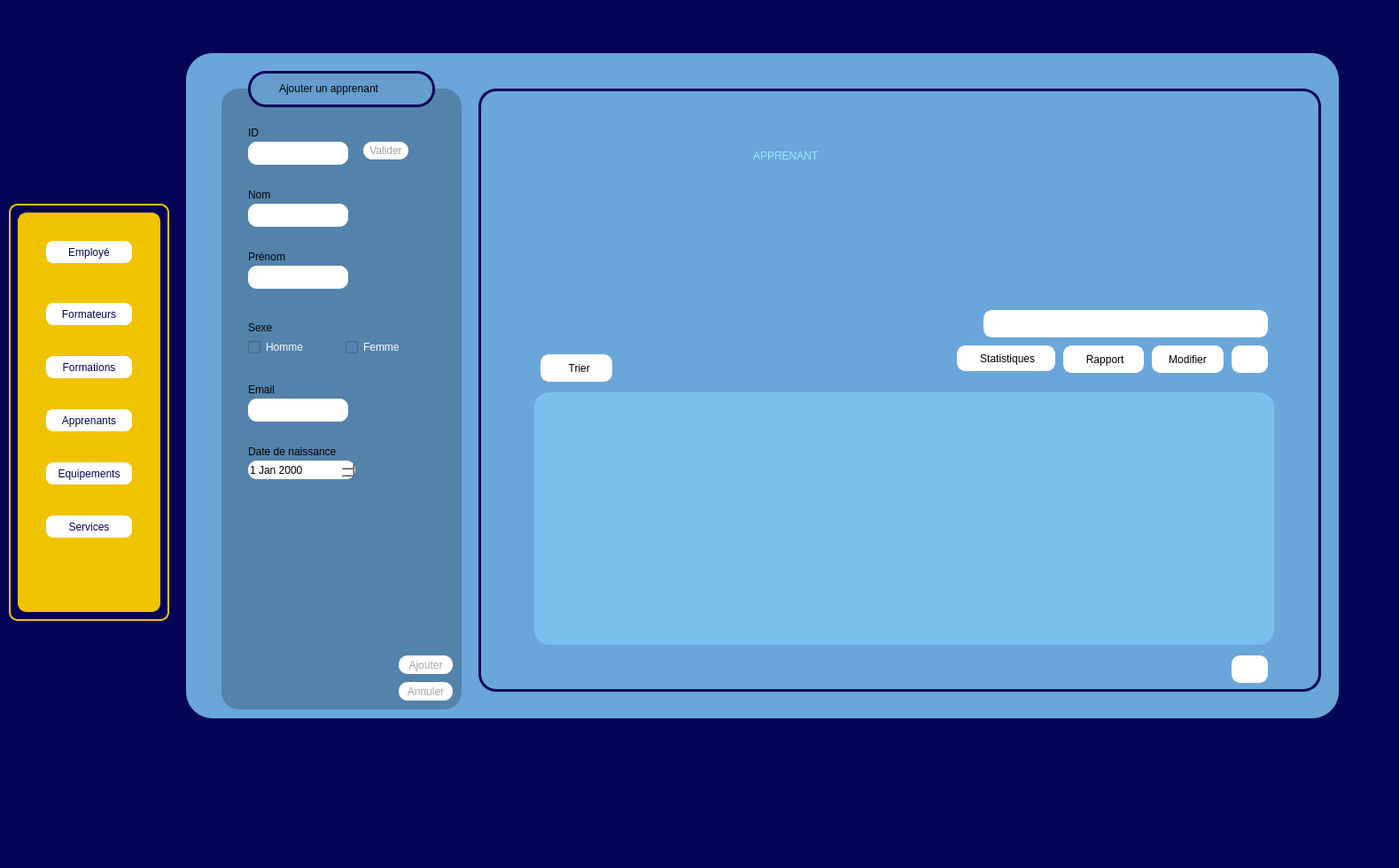
<?xml version="1.0" encoding="UTF-8"?>
<ui version="4.0">
 <class>apprenant</class>
 <widget class="QWidget" name="apprenant">
  <property name="geometry">
   <rect>
    <x>0</x>
    <y>0</y>
    <width>1579</width>
    <height>980</height>
   </rect>
  </property>
  <property name="windowTitle">
   <string>Form</string>
  </property>
  <property name="styleSheet">
   <string notr="true">background-color: rgb(4, 4, 87);</string>
  </property>
  <widget class="QFrame" name="frame_5">
   <property name="geometry">
    <rect>
     <x>10</x>
     <y>230</y>
     <width>181</width>
     <height>471</height>
    </rect>
   </property>
   <property name="styleSheet">
    <string notr="true">
background-color: rgb(240, 195, 0);
border-radius:10px;
border: 2px solid #f0c300;
background-color: rgb(4, 4, 87);</string>
   </property>
   <property name="frameShape">
    <enum>QFrame::Shape::StyledPanel</enum>
   </property>
   <property name="frameShadow">
    <enum>QFrame::Shadow::Raised</enum>
   </property>
   <widget class="QFrame" name="frame_2">
    <property name="geometry">
     <rect>
      <x>10</x>
      <y>10</y>
      <width>161</width>
      <height>451</height>
     </rect>
    </property>
    <property name="styleSheet">
     <string notr="true">
background-color: rgb(240, 195, 0);
border-radius:10px;</string>
    </property>
    <property name="frameShape">
     <enum>QFrame::Shape::StyledPanel</enum>
    </property>
    <property name="frameShadow">
     <enum>QFrame::Shadow::Raised</enum>
    </property>
    <widget class="QPushButton" name="pushButton_21">
     <property name="geometry">
      <rect>
       <x>30</x>
       <y>160</y>
       <width>101</width>
       <height>29</height>
      </rect>
     </property>
     <property name="styleSheet">
      <string notr="true">QPushButton{
	font: 700 9pt &quot;Rockwell&quot;;
background-color: rgb(255, 255, 255);
	color: rgb(4, 4, 87);
	border-radius:10px;
	font: 700 8pt &quot;Rockwell&quot;;
}
QPushButton:hover{
	background-color: rgb(236, 236, 236);
	color: #000000;
	border: 1px solid #ffffff;
	border-radius:5px;
}</string>
     </property>
     <property name="text">
      <string>Formations</string>
     </property>
    </widget>
    <widget class="QPushButton" name="pushButton_22">
     <property name="geometry">
      <rect>
       <x>30</x>
       <y>280</y>
       <width>101</width>
       <height>29</height>
      </rect>
     </property>
     <property name="styleSheet">
      <string notr="true">QPushButton{
	font: 700 9pt &quot;Rockwell&quot;;
background-color: rgb(255, 255, 255);
	color: rgb(4, 4, 87);
	border-radius:10px;
	font: 700 8pt &quot;Rockwell&quot;;
}
QPushButton:hover{
	background-color: rgb(236, 236, 236);
	color: #000000;
	border: 1px solid #ffffff;
	border-radius:5px;
}</string>
     </property>
     <property name="text">
      <string>Equipements</string>
     </property>
    </widget>
    <widget class="QPushButton" name="pushButton_23">
     <property name="geometry">
      <rect>
       <x>30</x>
       <y>340</y>
       <width>101</width>
       <height>29</height>
      </rect>
     </property>
     <property name="styleSheet">
      <string notr="true">QPushButton{
	font: 700 9pt &quot;Rockwell&quot;;
background-color: rgb(255, 255, 255);
	color: rgb(4, 4, 87);
	border-radius:10px;
	font: 700 8pt &quot;Rockwell&quot;;
}
QPushButton:hover{
	background-color: rgb(236, 236, 236);
	color: #000000;
	border: 1px solid #ffffff;
	border-radius:5px;
}</string>
     </property>
     <property name="text">
      <string>Services</string>
     </property>
    </widget>
    <widget class="QPushButton" name="pushButton_24">
     <property name="geometry">
      <rect>
       <x>30</x>
       <y>100</y>
       <width>101</width>
       <height>29</height>
      </rect>
     </property>
     <property name="styleSheet">
      <string notr="true">QPushButton{
	font: 700 9pt &quot;Rockwell&quot;;
background-color: rgb(255, 255, 255);
	color: rgb(4, 4, 87);
	border-radius:10px;
	font: 700 8pt &quot;Rockwell&quot;;
}
QPushButton:hover{
	background-color: rgb(236, 236, 236);
	color: #000000;
	border: 1px solid #ffffff;
	border-radius:5px;
}</string>
     </property>
     <property name="text">
      <string>Formateurs</string>
     </property>
    </widget>
    <widget class="QPushButton" name="pushButton_25">
     <property name="geometry">
      <rect>
       <x>30</x>
       <y>30</y>
       <width>101</width>
       <height>29</height>
      </rect>
     </property>
     <property name="styleSheet">
      <string notr="true">QPushButton{

	font: 700 9pt &quot;Rockwell&quot;;
background-color: rgb(255, 255, 255);
	color: rgb(4, 4, 87);
	border-radius:10px;
	font: 700 8pt &quot;Rockwell&quot;;
}
QPushButton:hover{
	background-color: rgb(233, 233, 233);
	color: #000000;
	border: 1px solid #ffffff;
	border-radius:5px;
}</string>
     </property>
     <property name="text">
      <string>Employé</string>
     </property>
    </widget>
    <widget class="QPushButton" name="pushButton_15">
     <property name="geometry">
      <rect>
       <x>30</x>
       <y>220</y>
       <width>101</width>
       <height>29</height>
      </rect>
     </property>
     <property name="styleSheet">
      <string notr="true">QPushButton{
	font: 700 9pt &quot;Rockwell&quot;;
background-color: rgb(255, 255, 255);
	color: rgb(4, 4, 87);
	border-radius:10px;
	font: 700 8pt &quot;Rockwell&quot;;
}
QPushButton:hover{
	background-color: rgb(236, 236, 236);
	color: #000000;
	border: 1px solid #ffffff;
	border-radius:5px;
}</string>
     </property>
     <property name="text">
      <string>Apprenants</string>
     </property>
    </widget>
   </widget>
  </widget>
  <widget class="QWidget" name="Formateur" native="true">
   <property name="geometry">
    <rect>
     <x>210</x>
     <y>60</y>
     <width>1301</width>
     <height>751</height>
    </rect>
   </property>
   <property name="maximumSize">
    <size>
     <width>2000</width>
     <height>2000</height>
    </size>
   </property>
   <property name="baseSize">
    <size>
     <width>1000</width>
     <height>1000</height>
    </size>
   </property>
   <property name="mouseTracking">
    <bool>false</bool>
   </property>
   <property name="tabletTracking">
    <bool>false</bool>
   </property>
   <property name="autoFillBackground">
    <bool>false</bool>
   </property>
   <property name="styleSheet">
    <string notr="true">background-color: rgb(106, 166, 218);

border-radius:30px;</string>
   </property>
   <widget class="QFrame" name="frame_6">
    <property name="geometry">
     <rect>
      <x>40</x>
      <y>40</y>
      <width>271</width>
      <height>701</height>
     </rect>
    </property>
    <property name="styleSheet">
     <string notr="true">background-color: rgb(58, 196, 255);
background-color: rgb(83, 130, 171);
border-radius:20px;

</string>
    </property>
    <property name="frameShape">
     <enum>QFrame::Shape::StyledPanel</enum>
    </property>
    <property name="frameShadow">
     <enum>QFrame::Shadow::Raised</enum>
    </property>
    <widget class="QLineEdit" name="lineEdit_cin_3">
     <property name="geometry">
      <rect>
       <x>30</x>
       <y>60</y>
       <width>113</width>
       <height>26</height>
      </rect>
     </property>
     <property name="styleSheet">
      <string notr="true">background-color: rgb(255, 255, 255);
color: rgb(0, 0, 0);
color: rgb(0, 0, 0);
border-radius:10px;
</string>
     </property>
     <property name="maxLength">
      <number>8</number>
     </property>
    </widget>
    <widget class="QLabel" name="label_contact_3">
     <property name="geometry">
      <rect>
       <x>30</x>
       <y>330</y>
       <width>71</width>
       <height>20</height>
      </rect>
     </property>
     <property name="text">
      <string>Email</string>
     </property>
    </widget>
    <widget class="QLineEdit" name="lineEdit_contact_3">
     <property name="geometry">
      <rect>
       <x>30</x>
       <y>350</y>
       <width>113</width>
       <height>26</height>
      </rect>
     </property>
     <property name="styleSheet">
      <string notr="true">background-color: rgb(255, 255, 255);
color: rgb(0, 0, 0);
border-radius:10px;</string>
     </property>
    </widget>
    <widget class="QLabel" name="label_prenom_4">
     <property name="geometry">
      <rect>
       <x>30</x>
       <y>180</y>
       <width>63</width>
       <height>20</height>
      </rect>
     </property>
     <property name="text">
      <string>Prénom</string>
     </property>
    </widget>
    <widget class="QLineEdit" name="lineEdit_nom_3">
     <property name="geometry">
      <rect>
       <x>30</x>
       <y>130</y>
       <width>113</width>
       <height>26</height>
      </rect>
     </property>
     <property name="styleSheet">
      <string notr="true">background-color: rgb(255, 255, 255);
color: rgb(0, 0, 0);
border-radius:10px;</string>
     </property>
     <property name="maxLength">
      <number>20</number>
     </property>
    </widget>
    <widget class="QLineEdit" name="lineEdit_prenom_3">
     <property name="geometry">
      <rect>
       <x>30</x>
       <y>200</y>
       <width>113</width>
       <height>26</height>
      </rect>
     </property>
     <property name="styleSheet">
      <string notr="true">background-color: rgb(255, 255, 255);
color: rgb(0, 0, 0);
border-radius:10px;</string>
     </property>
    </widget>
    <widget class="QPushButton" name="pushButton_cin_3">
     <property name="geometry">
      <rect>
       <x>160</x>
       <y>60</y>
       <width>51</width>
       <height>20</height>
      </rect>
     </property>
     <property name="styleSheet">
      <string notr="true">QPushButton{
background-color: rgb(255, 255, 255);
color: rgb(162, 162, 162);
border-radius:10px;
}
QPushButton:hover{
	background-color: rgb(162, 162, 162);
	color: rgb(255, 255, 255);
}



</string>
     </property>
     <property name="text">
      <string>Valider</string>
     </property>
    </widget>
    <widget class="QLabel" name="label_cin_4">
     <property name="geometry">
      <rect>
       <x>30</x>
       <y>40</y>
       <width>31</width>
       <height>20</height>
      </rect>
     </property>
     <property name="text">
      <string>ID</string>
     </property>
    </widget>
    <widget class="QLabel" name="label_cin_5">
     <property name="geometry">
      <rect>
       <x>30</x>
       <y>110</y>
       <width>41</width>
       <height>20</height>
      </rect>
     </property>
     <property name="text">
      <string>Nom</string>
     </property>
    </widget>
    <widget class="QDateEdit" name="dateEdit_embauche_3">
     <property name="geometry">
      <rect>
       <x>30</x>
       <y>420</y>
       <width>121</width>
       <height>21</height>
      </rect>
     </property>
     <property name="styleSheet">
      <string notr="true">background-color: rgb(255, 255, 255);
color: rgb(0, 0, 0);
border-radius:10px;</string>
     </property>
    </widget>
    <widget class="QLabel" name="label_embauhe_4">
     <property name="geometry">
      <rect>
       <x>30</x>
       <y>400</y>
       <width>131</width>
       <height>20</height>
      </rect>
     </property>
     <property name="text">
      <string>Date de naissance</string>
     </property>
    </widget>
    <widget class="QCheckBox" name="checkBox_3">
     <property name="geometry">
      <rect>
       <x>30</x>
       <y>280</y>
       <width>91</width>
       <height>24</height>
      </rect>
     </property>
     <property name="styleSheet">
      <string notr="true">background-color: rgb(83, 130, 171);
border-color: rgb(255, 255, 255);
color: rgb(255, 255, 255);</string>
     </property>
     <property name="text">
      <string>Homme</string>
     </property>
    </widget>
    <widget class="QCheckBox" name="checkBox_4">
     <property name="geometry">
      <rect>
       <x>140</x>
       <y>280</y>
       <width>91</width>
       <height>24</height>
      </rect>
     </property>
     <property name="styleSheet">
      <string notr="true">color: rgb(255, 255, 255);</string>
     </property>
     <property name="text">
      <string>Femme</string>
     </property>
    </widget>
    <widget class="QLabel" name="label_prenom_5">
     <property name="geometry">
      <rect>
       <x>30</x>
       <y>260</y>
       <width>63</width>
       <height>20</height>
      </rect>
     </property>
     <property name="text">
      <string>Sexe</string>
     </property>
    </widget>
    <widget class="QPushButton" name="pushButton_ANNULER_3">
     <property name="geometry">
      <rect>
       <x>200</x>
       <y>670</y>
       <width>61</width>
       <height>21</height>
      </rect>
     </property>
     <property name="styleSheet">
      <string notr="true">QPushButton{
background-color: rgb(255, 255, 255);
color: rgb(162, 162, 162);
border-radius:10px;
}
QPushButton:hover{
	background-color: rgb(162, 162, 162);
	color: rgb(255, 255, 255);
}



</string>
     </property>
     <property name="text">
      <string>Annuler</string>
     </property>
    </widget>
    <widget class="QPushButton" name="pushButton_AJOUTER_3">
     <property name="geometry">
      <rect>
       <x>200</x>
       <y>640</y>
       <width>61</width>
       <height>21</height>
      </rect>
     </property>
     <property name="styleSheet">
      <string notr="true">QPushButton{
background-color: rgb(255, 255, 255);
color: rgb(162, 162, 162);
border-radius:10px;
}
QPushButton:hover{
	background-color: rgb(162, 162, 162);
	color: rgb(255, 255, 255);
}




</string>
     </property>
     <property name="text">
      <string>Ajouter</string>
     </property>
    </widget>
   </widget>
   <widget class="QFrame" name="frame_7">
    <property name="geometry">
     <rect>
      <x>70</x>
      <y>20</y>
      <width>211</width>
      <height>41</height>
     </rect>
    </property>
    <property name="styleSheet">
     <string notr="true">background-color: rgb(100, 157, 206);
border: 3px solid #040457;
border-radius:20px;</string>
    </property>
    <property name="frameShape">
     <enum>QFrame::Shape::StyledPanel</enum>
    </property>
    <property name="frameShadow">
     <enum>QFrame::Shadow::Raised</enum>
    </property>
    <widget class="QLabel" name="label_embauhe_5">
     <property name="geometry">
      <rect>
       <x>30</x>
       <y>10</y>
       <width>161</width>
       <height>20</height>
      </rect>
     </property>
     <property name="styleSheet">
      <string notr="true">background-color: rgb(100, 157, 206);
border: 2px solid #649dce;
</string>
     </property>
     <property name="text">
      <string>Ajouter un apprenant</string>
     </property>
    </widget>
   </widget>
   <widget class="QFrame" name="frame_8">
    <property name="geometry">
     <rect>
      <x>330</x>
      <y>40</y>
      <width>951</width>
      <height>681</height>
     </rect>
    </property>
    <property name="styleSheet">
     <string notr="true">border: 3px solid #040457;
border-radius:20px;
</string>
    </property>
    <property name="frameShape">
     <enum>QFrame::Shape::StyledPanel</enum>
    </property>
    <property name="frameShadow">
     <enum>QFrame::Shadow::Raised</enum>
    </property>
    <widget class="QLineEdit" name="lineEdit_RECHERCHE_2">
     <property name="geometry">
      <rect>
       <x>570</x>
       <y>250</y>
       <width>321</width>
       <height>31</height>
      </rect>
     </property>
     <property name="styleSheet">
      <string notr="true">background-color: rgb(255, 255, 255);
border-radius:10px;
border: 3px solid #ffffff;
color: rgb(162, 162, 162);</string>
     </property>
     <property name="text">
      <string/>
     </property>
    </widget>
    <widget class="QPushButton" name="pushButton_17">
     <property name="geometry">
      <rect>
       <x>760</x>
       <y>290</y>
       <width>81</width>
       <height>31</height>
      </rect>
     </property>
     <property name="styleSheet">
      <string notr="true">QPushButton{
color: rgb(0, 0, 0);
background-color: rgb(255, 255, 255);
border-radius:10px;
border: 3px solid #ffffff;
}
QPushButton:hover{
	background-color: rgb(220, 220, 220);
	color: rgb(90, 90, 90);

	border-radius:10px;
}
</string>
     </property>
     <property name="text">
      <string>Modifier</string>
     </property>
    </widget>
    <widget class="QPushButton" name="pushButton_18">
     <property name="geometry">
      <rect>
       <x>850</x>
       <y>290</y>
       <width>41</width>
       <height>31</height>
      </rect>
     </property>
     <property name="styleSheet">
      <string notr="true">QPushButton{
background-color: rgb(255, 255, 255);
border-radius:10px;
border: 3px solid #ffffff;
}
QPushButton:hover{
	background-color: rgb(220, 220, 220);
	color: rgb(90, 90, 90);

	border-radius:10px;
}
</string>
     </property>
     <property name="text">
      <string/>
     </property>
     <property name="icon">
      <iconset resource="image.qrc">
       <normaloff>:/img/poubelle.png</normaloff>:/img/poubelle.png</iconset>
     </property>
    </widget>
    <widget class="QPushButton" name="pushButton_19">
     <property name="geometry">
      <rect>
       <x>70</x>
       <y>300</y>
       <width>81</width>
       <height>31</height>
      </rect>
     </property>
     <property name="styleSheet">
      <string notr="true">QPushButton{
	color: rgb(0, 0, 0);
background-color: rgb(255, 255, 255);
border-radius:10px;
border: 3px solid #ffffff;
}
QPushButton:hover{
	background-color: rgb(220, 220, 220);
	color: rgb(90, 90, 90);

	border-radius:10px;
}
</string>
     </property>
     <property name="text">
      <string>  Trier</string>
     </property>
     <property name="icon">
      <iconset resource="image.qrc">
       <normaloff>:/img/trie.png</normaloff>:/img/trie.png</iconset>
     </property>
     <property name="autoRepeatInterval">
      <number>97</number>
     </property>
    </widget>
    <widget class="QPushButton" name="pushButton_20">
     <property name="geometry">
      <rect>
       <x>850</x>
       <y>640</y>
       <width>41</width>
       <height>31</height>
      </rect>
     </property>
     <property name="styleSheet">
      <string notr="true">QPushButton{
background-color: rgb(255, 255, 255);
border-radius:10px;
border: 3px solid #ffffff;
}
QPushButton:hover{
	background-color: rgb(220, 220, 220);
	color: rgb(90, 90, 90);

	border-radius:10px;
}
</string>
     </property>
     <property name="text">
      <string/>
     </property>
     <property name="icon">
      <iconset resource="image.qrc">
       <normaloff>:/img/download.png</normaloff>:/img/download.png</iconset>
     </property>
    </widget>
    <widget class="QPushButton" name="pushButton_stat_2">
     <property name="geometry">
      <rect>
       <x>660</x>
       <y>290</y>
       <width>91</width>
       <height>31</height>
      </rect>
     </property>
     <property name="styleSheet">
      <string notr="true">QPushButton{
color: rgb(0, 0, 0);
background-color: rgb(255, 255, 255);
border-radius:10px;
border: 3px solid #ffffff;
}
QPushButton:hover{
	background-color: rgb(220, 220, 220);
	color: rgb(90, 90, 90);
	border-radius:10px;
}
</string>
     </property>
     <property name="text">
      <string> Rapport</string>
     </property>
     <property name="icon">
      <iconset resource="image.qrc">
       <normaloff>:/img/money.png</normaloff>:/img/money.png</iconset>
     </property>
    </widget>
    <widget class="QLabel" name="label_2">
     <property name="geometry">
      <rect>
       <x>310</x>
       <y>50</y>
       <width>331</width>
       <height>51</height>
      </rect>
     </property>
     <property name="styleSheet">
      <string notr="true">background-color: rgb(106, 166, 218);
color: rgb(83, 130, 171);
color: rgb(157, 235, 255);
border: none;
font: 30pt &quot;Rockwell&quot;;</string>
     </property>
     <property name="text">
      <string>APPRENANT</string>
     </property>
    </widget>
    <widget class="QPushButton" name="pushButton_stat">
     <property name="geometry">
      <rect>
       <x>540</x>
       <y>290</y>
       <width>111</width>
       <height>29</height>
      </rect>
     </property>
     <property name="styleSheet">
      <string notr="true">QPushButton{
color: rgb(0, 0, 0);
background-color: rgb(255, 255, 255);
border-radius:10px;
border: 3px solid #ffffff;
}
QPushButton:hover{
	background-color: rgb(220, 220, 220);
	color: rgb(90, 90, 90);

	border-radius:10px;
}
</string>
     </property>
     <property name="text">
      <string> Statistiques</string>
     </property>
     <property name="icon">
      <iconset resource="image.qrc">
       <normaloff>:/img/stat.png</normaloff>:/img/stat.png</iconset>
     </property>
    </widget>
    <widget class="QTableView" name="tableView">
     <property name="geometry">
      <rect>
       <x>60</x>
       <y>340</y>
       <width>841</width>
       <height>291</height>
      </rect>
     </property>
     <property name="styleSheet">
      <string notr="true">background-color: rgb(121, 192, 239);
color: rgb(0, 0, 0);
color: rgb(255, 255, 255);
border: 3px solid #6aa6da;</string>
     </property>
    </widget>
   </widget>
  </widget>
  <widget class="QLabel" name="label">
   <property name="geometry">
    <rect>
     <x>50</x>
     <y>100</y>
     <width>111</width>
     <height>101</height>
    </rect>
   </property>
   <property name="text">
    <string/>
   </property>
   <property name="pixmap">
    <pixmap resource="image.qrc">:/img/image.png</pixmap>
   </property>
   <property name="scaledContents">
    <bool>true</bool>
   </property>
  </widget>
 </widget>
 <resources>
  <include location="image.qrc"/>
 </resources>
 <connections/>
</ui>
